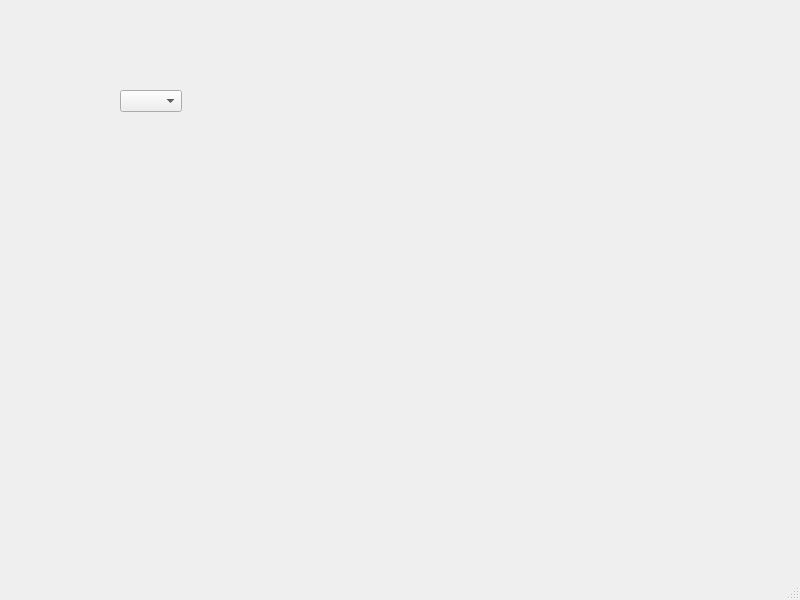
<?xml version="1.0" encoding="UTF-8"?>
<ui version="4.0">
 <class>MainWindow</class>
 <widget class="QMainWindow" name="MainWindow">
  <property name="geometry">
   <rect>
    <x>0</x>
    <y>0</y>
    <width>800</width>
    <height>600</height>
   </rect>
  </property>
  <property name="windowTitle">
   <string>MainWindow</string>
  </property>
  <widget class="QWidget" name="centralwidget">
   <widget class="QComboBox" name="comboBox">
    <property name="geometry">
     <rect>
      <x>120</x>
      <y>90</y>
      <width>62</width>
      <height>22</height>
     </rect>
    </property>
   </widget>
  </widget>
  <widget class="QMenuBar" name="menubar">
   <property name="geometry">
    <rect>
     <x>0</x>
     <y>0</y>
     <width>800</width>
     <height>17</height>
    </rect>
   </property>
  </widget>
  <widget class="QStatusBar" name="statusbar"/>
 </widget>
 <resources/>
 <connections/>
</ui>
